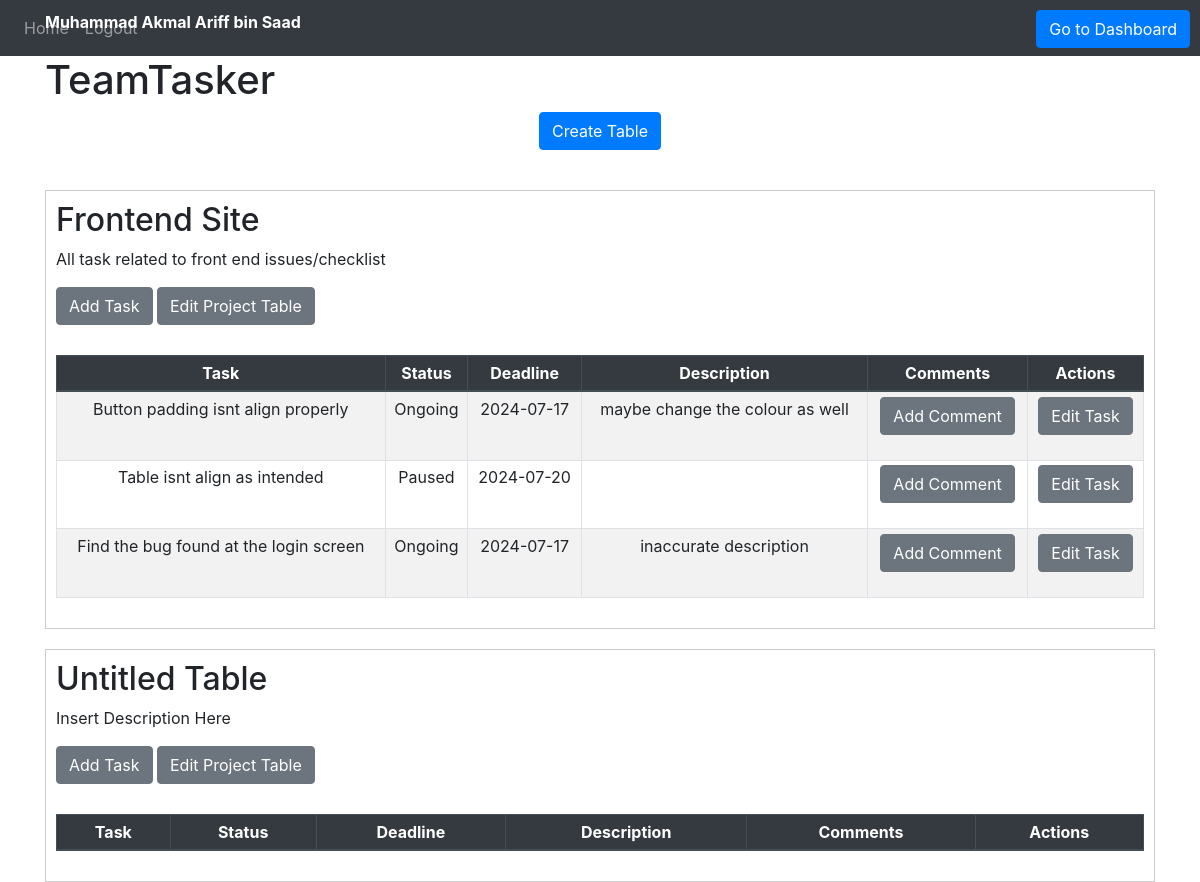
Screenshot of /taskmanagement?project_id=6 (signed in) with the database file from the repository.
### Website/models.py (models this page shows)
class User(db.Model, UserMixin):
    id = db.Column(db.Integer, primary_key=True)
    email = db.Column(db.String(150), unique=True)
    password = db.Column(db.String(150))
    first_name = db.Column(db.String(150))
    notes = db.relationship('Note', foreign_keys='Note.user_id')
    tasks = db.relationship('Task', foreign_keys='Task.user_id')
    comments = db.relationship('Comment', foreign_keys='Comment.user_id')
    project_tables = db.relationship('Projecttable', foreign_keys='Projecttable.user_id')
    project = db.relationship('Project',foreign_keys='Project.user_id')
    shared_project = db.relationship('SharedProject',foreign_keys='SharedProject.shared_user_id')

class Project(db.Model):
    id = db.Column(db.Integer, primary_key=True)
    name = db.Column(db.String(10000))
    description = db.Column(db.String(10000))
    user_id = db.Column(db.Integer, db.ForeignKey('user.id'))
    projecttable = db.relationship('Projecttable', backref='project', foreign_keys='Projecttable.project_id')
    shared_project_id = db.relationship('SharedProject', foreign_keys='SharedProject.project_id')
    shared_project_name = db.relationship('SharedProject', foreign_keys='SharedProject.project_name')

class Projecttable(db.Model):
    id = db.Column(db.Integer, primary_key=True)
    name = db.Column(db.String(10000))
    description = db.Column(db.String(10000))
    user_id = db.Column(db.Integer, db.ForeignKey('user.id'))
    project_id = db.Column(db.Integer, db.ForeignKey('project.id'))
    tasks = db.relationship('Task', backref='projecttable', foreign_keys='Task.projecttable_id')

class Task(db.Model):
    id = db.Column(db.Integer, primary_key=True)
    task_name = db.Column(db.String(10000))
    task_status = db.Column(db.String(10000))
    deadline = db.Column(db.String(10000))
    description = db.Column(db.String(10000))
    user_id = db.Column(db.Integer, db.ForeignKey('user.id'))
    comment_id = db.Column(db.Integer, db.ForeignKey('comment.id'))
    projecttable_id = db.Column(db.Integer, db.ForeignKey('projecttable.id'))
    comment = db.relationship('Comment', backref='Task', foreign_keys='Comment.tasks_id')

### Website/views.py (the view, shortened to what this page needs)
@views.route('/taskmanagement', methods=['GET', 'POST'])
@login_required
def home():
    project_id = request.args.get('project_id')
    if project_id:
        project_id = int(project_id)
    projects = Project.query.filter_by(id=project_id).first()
    projecttables = Projecttable.query.filter_by(project_id=project_id).all()
    shared_projects = SharedProject.query.filter_by(project_id=project_id).all()
    shared_user_ids = [shared_project.shared_user_id for shared_project in shared_projects]
    shared_users = User.query.filter(User.id.in_(shared_user_ids)).all()
    project_tables = Projecttable.query.filter_by(project_id=project_id).all()
    projecttable_id = [projecttable.id for projecttable in project_tables]
    group_task = Task.query.filter(Task.projecttable_id.in_(projecttable_id)).all()
    task_id = [task.id for task in group_task]
    tasks_id = request.args.get('tasks_id')
    comments = Comment.query.filter(Comment.tasks_id.in_(task_id)).all()
    print("Shared Projects:")
    for shared_project in shared_projects:
        print(f"Shared Project ID: {shared_project.project_id}, Name: {shared_project.project_name}")
    return render_template("home.html", user=current_user,project_id = project_id,projecttables=projecttables,
                           shared_projects=shared_projects,shared_users=shared_users,comments=comments,
                           projects=projects)

### Website/__init__.py (called while the page is built)
def create_app():
    app = Flask(__name__, static_folder='static')
    app.config['SECRET_KEY'] = 'hjshjhdjah kjshkjdhjs'
    app.config['SQLALCHEMY_DATABASE_URI'] = f'sqlite:///{DB_NAME}'
    db.init_app(app)
    from .views import views
    from .auth import auth
    app.register_blueprint(views, url_prefix='/')
    app.register_blueprint(auth, url_prefix='/')
    from .models import User, Note
    with app.app_context():
        db.create_all()
    login_manager = LoginManager()
    login_manager.login_view = 'auth.login'
    login_manager.init_app(app)
    @login_manager.user_loader
    def load_user(id):
        return User.query.get(int(id))
    return app

### Website/templates/home.html (shortened to what this page needs)
{% extends "base.html" %}
{% block content %}
<div class="text" style="position: absolute; top: 10px; text-align: center; font-weight: bold; color: white;" >{{user.first_name}}</div>
<h1>{{ projects.name }}</h1>
<ul class="list-group list-group-flush" id="notes">
  <form method="POST">
  <button  class="btn btn-primary" style="position: absolute; top: 10px; right: 10px;" name = "nav_dashboard">Go to Dashboard</button>
  </form>
</ul>
<div>
  <form method="POST">
  <div align="center">
    <button type="submit" class="btn btn-primary" name="create_table">Create Table</button>
  </div>
  </form>
  {% for projecttable in projecttables %}
  {% if projecttable.project_id == project_id %}
  <div style="border: 1px solid #ccc; padding: 10px; margin-top: 20px;">
  <form method="POST">
    <div class="project-table-container">
    <h2>{{ projecttable.name }}</h2>
    <p>{{ projecttable.description }}</p>
    <button type="button" class="btn btn-secondary" data-toggle="modal" data-target="#addTaskModal" onclick="setProjectId({{ projecttable.id }})">Add Task</button>
    <button type="button" class="btn btn-secondary" onclick="editProjectTable('{{ projecttable.id }}', '{{ projecttable.name }}', '{{ projecttable.description }}')"
    data-toggle="modal" data-target="#editProjectTableModal">
      Edit Project Table
    </button>
    <table class="table table-striped table-bordered table-hover table-sm">
      <thead class="thead-dark">
        <tr>
          <th>Task</th>
          <th>Status</th>
          <th>Deadline</th>
          <th>Description</th>
          <th>Comments</th>
          <th>Actions</th>
        </tr>
      </thead>
      <tbody>
        {% for task in projecttable.tasks %}
          <tr>
            <td>{{ task.task_name }}</td>
            <td>{{ task.task_status }}</td>
            <td>{{ task.deadline }}</td>
            <td>{{ task.description }}</td>
            <td>
              <button type="button" class="btn btn-secondary" data-toggle="modal" data-target="#commentModal" onclick="populateComments('{{ task.id }}')">Add Comment</button>
            </td>
            <td>
              <button type="button" class="btn btn-secondary" data-toggle="modal" data-target="#editTaskModal"
                onclick="editTask('{{ task.id }}', '{{ task.task_name }}', '{{ task.task_status }}', '{{ task.deadline }}', '{{ task.description }}')">
                Edit Task
              </button>
            </td>
          </tr>
        {% endfor %}
      </tbody>
    </table>
    </div>
  </form>
  </div>
{% endif %}
{% endfor %}
{% endblock %}

### Website/static/teamtasker.css (style rules this page uses)
table { border-collapse: collapse; margin: 10px 0; width: 80%; }
table, th, td { border: 1px solid black; }
th, td { padding: 8px; text-align: center; }
button { padding: 10px 20px; font-size: 16px; margin-bottom: 20px; }
.project-table-container { margin-bottom: 20px; }

### rows the page displays
User: first_name "Muhammad Akmal Ariff bin Saad"
Project: name "TeamTasker"
Projecttable: name "Frontend Site", description "All task related to front end issues/checklist"
Task: task_name "Button padding isnt align properly", task_status "Ongoing", deadline "2024-07-17", description "maybe change the colour as well"
Task: task_name "Table isnt align as intended", task_status "Paused", deadline "2024-07-20"
Task: task_name "Find the bug found at the login screen", task_status "Ongoing", deadline "2024-07-17", description "inaccurate description"
Projecttable: name "Untitled Table", description "Insert Description Here"
